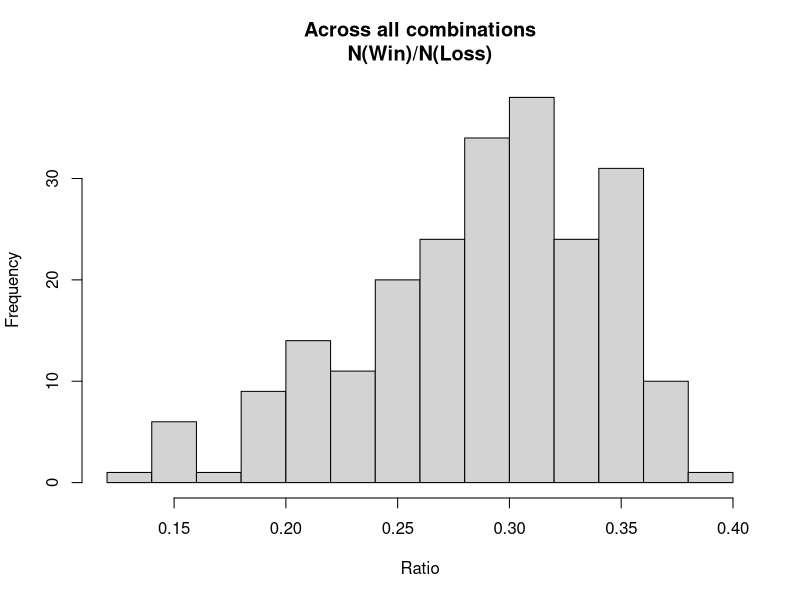

The R source for this figure:
 
SimpleSim <- function(..., fun, pairwise=F) {
  # SimpleSim allows for the calling of a function varying 
  # multiple parameters entered as vectors. In pairwise form 
  # it acts much like apply. In non-paiwise form it makes a 
  # combination of each possible parameter mix
  # in a manner identical to block of nested loops.
 
  returner <- NULL
  L        <- list(...)
  # Construct a vector that holds the lengths of each object
  vlength <- unlist(lapply(L, length)) 
  npar    <- length(vlength)
  CL      <- lapply(L, "[", 1) # Current list is equal to the first element
 
 # Pairwise looping
 if (pairwise) {
  # If pairwise is selected than all elements greater than 1 must be equal.
  # Checks if all of the elements of a vector are equal
  if (!(function(x) all(x[1]==x))(vlength[vlength>1])) {
   print(unlist(lapply(L, length)))
   stop("Pairwise: all input vectors must be of equal length", call. =F)
  }
  for (i in 1:max(vlength)) { # Loop through calling the function
   CL[vlength>1]  <- lapply(L, "[", i)[vlength>1] # Current list
   returner <- rbind(returner,c(do.call(fun, CL),pars="", CL))
  }
 } # End Pairwise
 
 # Non-pairwise looping
 if (!pairwise) {
  ncomb <- prod(vlength) # Calculate the number of combinations
  print(paste(ncomb, "combinations to loop through"))
  comb <- matrix(NA, nrow=prod(vlength), ncol=npar+1)
  comb[,1] <- 1:prod(vlength) # Create an index value
  comb <- as.data.frame(comb) # Converto to data.frame
  colnames(comb) <- c("ID", names(CL))
  for (i in (npar:1)) { # Construct a matrix of parameter combinations
   comb[,i+1] <- L[[i]] # Replace one column with values
   comb<-comb[order(comb[,(i+1)]),] # Reorder rows
  }
  comb<-comb[order(comb[,1]),]
  for (i in 1:ncomb) {
   for (ii in 1:npar) CL[ii] <- comb[i,ii+1]
   returner <- rbind(returner,c(do.call(fun, CL),pars="", CL))
  }
 } # End Non-Pairwise
 
 return(returner)
 
} # END FUNCTION DEFINITION
 
# Let's first define a simple function for demonstration
minmax <- function(...) c(min=min(...),max=max(...))
 
# Pairwise acts similar to that of a multidimensional apply across columns 
SimpleSim(a=1:20,b=-1:-20,c=21:40, pairwise=T, fun="minmax")
# The first set of columns are those of returns from the function "fun" called.
# The second set divided by "par" are the parameters fed into the function.
SimpleSim(a=1:20,b=-1:-20,c=10, pairwise=T, fun="minmax")
 
# Non-pairwise creates combinations of parameter sets.
# This form is much more resource demanding.
SimpleSim(a=1:5,b=-1:-5,c=1:2, pairwise=F, fun="minmax")
 
# Let's try something a little more interesting.
 
# Let's simulate a game of black jack strategies assuming no card counting is possible.
blackjack <- function(points=18, points.h=NULL, points.ace=NULL, 
                      cards=10, cards.h=NULL, cards.ace=NULL,
                      sims=100, cutoff=10) {
  # This function simulates a blackjack table in which the player
  # has a strategy of standing (not asking for any more cards)
  # once he has either recieved a specific number of points or 
  # a specific number of cards.  This function repeates itself sims # of times.
  # This function allows for up to three different strategies to be played.
  # 1. If the dealer's hole card is less than the cuttoff
  # 2. If the dealer's hole card is greater than or equal to the cuttoff
  # 3. If the dealer's hole card is an ace
  # In order to use 3 level strategies input parameters as .h and .ace
 
  # It returns # of wins, # of losses, # of pushes (both player and dealer gets 21)
  # and the number of blackjacks.
 
  # This simulation assumes the number of decks used is large thus
  # the game is like drawing with replacement.
 
  if (is.null(points.h))   points.h   <- points
  if (is.null(points.ace)) points.ace <- points.h
  if (is.null(cards.h))    cards.h    <- cards
  if (is.null(cards.ace))  cards.ace  <- cards.h
 
  bdeck <- c(11,2:9,10,10,10,10) # 11 is the ace
 
  bdresult <- c(ppoints=NULL, pcards=NULL, dpoints=NULL, dcards=NULL)
 
  for (s in 1:sims) {
   dhand <- sample(bdeck,1) # First draw the deal's revealed card
   phand <- sample(bdeck,2, replace=T)
 
   # Specify target's based on dealer's card
   if (dhand<cutoff) {
     pcuttoff <- points
     ccuttoff <- cards
   }
   if (dhand>=cutoff) {
     pcuttoff <- points.h
     ccuttoff <- cards.h
   }
   if (dhand==11) {
     pcuttoff <- points.ace
     ccuttoff <- cards.ace
   }
 
   # player draws until getting above points or card count
   while ((sum(phand)<pcuttoff)&(length(phand)<ccuttoff)){
     phand <- c(phand, sample(bdeck,1))
       # If player goes over then player may change aces to 1s 
       if (sum(phand)>21) phand[phand==11] <- 1
   }
 
   # Dealer must always hit 17 so hand is predetermined
   while (sum(dhand)<17) {
     dhand <- c(dhand, sample(bdeck,1))
     # If dealer goes over then dearler may change aces to 1s
     if (sum(dhand)>21) dhand[dhand==11] <- 1
   }
   bdresult <- rbind(bdresult, 
        c(ppoints=sum(phand), pcards=length(phand), 
          dpoints=sum(dhand), dcards=length(dhand)))
  }
 
  # Calculate the times that the player wins, pushes (ties), and loses
  pbj <- (bdresult[,1]==21) & (bdresult[,2]==2)
  dbj <- (bdresult[,3]==21) & (bdresult[,4]==2)
  pwins <- ((bdresult[,1] >  bdresult[,3]) & (bdresult[,1] <  22)) | (pbj & !dbj)
  push  <- (bdresult[,1] == bdresult[,3]) | (pbj & dbj)
  dwins <- !(pwins | push)
 
  # Specify the return.
  c(odds=sum(pwins)/sum(dwins), 
    pwins=sum(pwins), 
    dwins=sum(dwins), 
    push=sum(push), 
    pcards=mean(bdresult[,2]), 
    dcards=mean(bdresult[,4]),
    pblackjack=sum(pbj),
    dblackjack=sum(dbj))
}
 
blackjack(points=18, sims=4000)
# We can see unsurprisingly, that the player is not doing well.
 
blackjack(points=18, points.h=19, sims=4000)
# We can see that by adopting a more aggressive strategy for when
# the dealer has a 10 point card or higher, we can do slightly better.
# But overall, the dealer is still winning about 3x more than us.
 
# We could search through different parameter combinations manually to
# find the best option.  Or we could use our new command SimpleSim!
 
MCresults <- SimpleSim(fun=blackjack, points=15:21, points.h=18:21, 
                       points.ace=18:21, cutoff=9:10, cards=10, sims=100)
 
# Let's now order our results from the most promising.
MCresults[order(-unlist(MCresults[,1])),]
 
# By the simulation it looks like we have as high as a 50% ratio of loses to wins.
# Which means for every win there are 2 loses.
# However, I don't trust it since we only drew 100 simulations.
# In addition, this is the best random draw from all 224 combinations which each
# have different probabilities.
 
# Let's do the same simulation but with 2000 draws per.
# This might take a little while.
MCresults <- SimpleSim(fun=blackjack, points=15:21, points.h=18:21, 
                       points.ace=18:21, cutoff=9:10, cards=10, sims=5000)
 
# Let's now order our results from the most promising.
MCresults[order(-unlist(MCresults[,1])),]
hist(unlist(MCresults[,1]), main="Across all combinations\nN(Win)/N(Loss)", 
     xlab = "Ratio", ylab = "Frequency")

# The best case scenario 38% win to loss ratio appears around were we started, 
# playing to hit 18 always and doing almost as well when the dealer is high
# (having a 10 or ace) then playing for 19.
 
# Overall, the odds are not in our favor.  For every win we expect 1/.38 (2.63) loses.